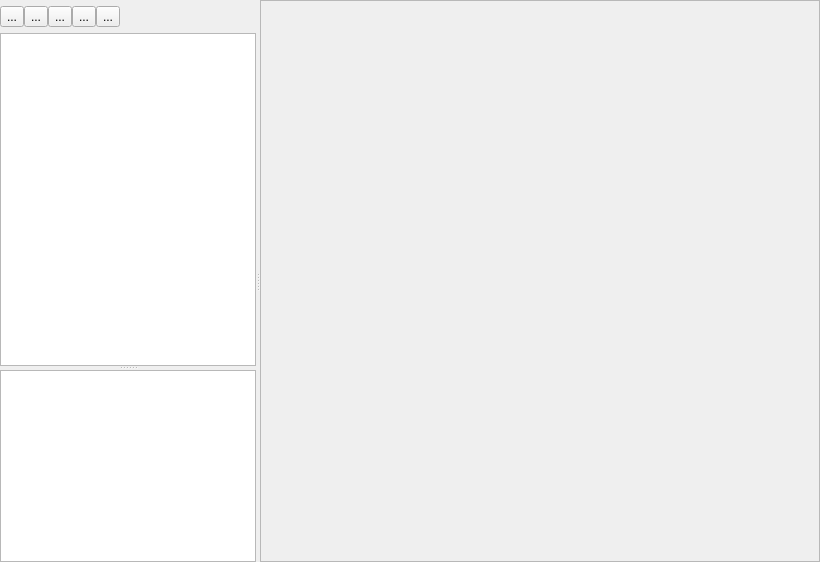
<?xml version="1.0" encoding="UTF-8"?>
<ui version="4.0">
 <class>Editor</class>
 <widget class="QWidget" name="Editor">
  <property name="geometry">
   <rect>
    <x>0</x>
    <y>0</y>
    <width>820</width>
    <height>562</height>
   </rect>
  </property>
  <property name="windowTitle">
   <string>Form</string>
  </property>
  <layout class="QHBoxLayout" name="horizontalLayout_2">
   <property name="leftMargin">
    <number>0</number>
   </property>
   <property name="topMargin">
    <number>0</number>
   </property>
   <property name="rightMargin">
    <number>0</number>
   </property>
   <property name="bottomMargin">
    <number>0</number>
   </property>
   <item>
    <widget class="QSplitter" name="splitter">
     <property name="sizePolicy">
      <sizepolicy hsizetype="Expanding" vsizetype="Preferred">
       <horstretch>0</horstretch>
       <verstretch>0</verstretch>
      </sizepolicy>
     </property>
     <property name="orientation">
      <enum>Qt::Horizontal</enum>
     </property>
     <widget class="QFrame" name="frame">
      <property name="sizePolicy">
       <sizepolicy hsizetype="Preferred" vsizetype="Preferred">
        <horstretch>0</horstretch>
        <verstretch>0</verstretch>
       </sizepolicy>
      </property>
      <property name="minimumSize">
       <size>
        <width>0</width>
        <height>0</height>
       </size>
      </property>
      <property name="baseSize">
       <size>
        <width>0</width>
        <height>0</height>
       </size>
      </property>
      <property name="frameShape">
       <enum>QFrame::NoFrame</enum>
      </property>
      <property name="frameShadow">
       <enum>QFrame::Raised</enum>
      </property>
      <property name="lineWidth">
       <number>1</number>
      </property>
      <layout class="QHBoxLayout" name="horizontalLayout">
       <property name="spacing">
        <number>0</number>
       </property>
       <property name="leftMargin">
        <number>0</number>
       </property>
       <property name="topMargin">
        <number>0</number>
       </property>
       <property name="rightMargin">
        <number>0</number>
       </property>
       <property name="bottomMargin">
        <number>0</number>
       </property>
       <item>
        <widget class="QSplitter" name="splitter_2">
         <property name="orientation">
          <enum>Qt::Vertical</enum>
         </property>
         <widget class="QFrame" name="frame_2">
          <property name="sizePolicy">
           <sizepolicy hsizetype="Preferred" vsizetype="Preferred">
            <horstretch>0</horstretch>
            <verstretch>1</verstretch>
           </sizepolicy>
          </property>
          <property name="frameShape">
           <enum>QFrame::NoFrame</enum>
          </property>
          <property name="frameShadow">
           <enum>QFrame::Raised</enum>
          </property>
          <property name="lineWidth">
           <number>1</number>
          </property>
          <layout class="QVBoxLayout" name="verticalLayout">
           <property name="spacing">
            <number>6</number>
           </property>
           <property name="leftMargin">
            <number>0</number>
           </property>
           <property name="topMargin">
            <number>6</number>
           </property>
           <property name="rightMargin">
            <number>0</number>
           </property>
           <property name="bottomMargin">
            <number>0</number>
           </property>
           <item>
            <layout class="QHBoxLayout" name="toolsLayout">
             <property name="spacing">
              <number>0</number>
             </property>
             <property name="leftMargin">
              <number>0</number>
             </property>
             <item>
              <widget class="QToolButton" name="editRoot">
               <property name="text">
                <string>...</string>
               </property>
               <property name="icon">
                <iconset resource="icons.qrc">
                 <normaloff>:/icons/table_edit.png</normaloff>:/icons/table_edit.png</iconset>
               </property>
              </widget>
             </item>
             <item>
              <widget class="QToolButton" name="addNode">
               <property name="text">
                <string>...</string>
               </property>
               <property name="icon">
                <iconset resource="icons.qrc">
                 <normaloff>:/icons/table_row_insert.png</normaloff>:/icons/table_row_insert.png</iconset>
               </property>
              </widget>
             </item>
             <item>
              <widget class="QToolButton" name="removeNode">
               <property name="text">
                <string>...</string>
               </property>
               <property name="icon">
                <iconset resource="icons.qrc">
                 <normaloff>:/icons/table_row_delete.png</normaloff>:/icons/table_row_delete.png</iconset>
               </property>
              </widget>
             </item>
             <item>
              <widget class="QToolButton" name="moveNodeUp">
               <property name="text">
                <string>...</string>
               </property>
               <property name="icon">
                <iconset resource="icons.qrc">
                 <normaloff>:/icons/arrow_up.png</normaloff>:/icons/arrow_up.png</iconset>
               </property>
              </widget>
             </item>
             <item>
              <widget class="QToolButton" name="moveNodeDown">
               <property name="text">
                <string>...</string>
               </property>
               <property name="icon">
                <iconset resource="icons.qrc">
                 <normaloff>:/icons/arrow_down.png</normaloff>:/icons/arrow_down.png</iconset>
               </property>
              </widget>
             </item>
             <item>
              <spacer name="horizontalSpacer">
               <property name="orientation">
                <enum>Qt::Horizontal</enum>
               </property>
               <property name="sizeHint" stdset="0">
                <size>
                 <width>40</width>
                 <height>20</height>
                </size>
               </property>
              </spacer>
             </item>
            </layout>
           </item>
           <item>
            <widget class="QTreeView" name="treeView">
             <property name="dragEnabled">
              <bool>true</bool>
             </property>
             <property name="dragDropMode">
              <enum>QAbstractItemView::DragDrop</enum>
             </property>
             <attribute name="headerVisible">
              <bool>false</bool>
             </attribute>
            </widget>
           </item>
          </layout>
         </widget>
         <widget class="QTableView" name="tableView">
          <property name="sizePolicy">
           <sizepolicy hsizetype="Expanding" vsizetype="Expanding">
            <horstretch>0</horstretch>
            <verstretch>0</verstretch>
           </sizepolicy>
          </property>
          <property name="selectionBehavior">
           <enum>QAbstractItemView::SelectRows</enum>
          </property>
          <attribute name="horizontalHeaderVisible">
           <bool>false</bool>
          </attribute>
          <attribute name="horizontalHeaderStretchLastSection">
           <bool>true</bool>
          </attribute>
          <attribute name="verticalHeaderVisible">
           <bool>false</bool>
          </attribute>
          <attribute name="verticalHeaderDefaultSectionSize">
           <number>20</number>
          </attribute>
         </widget>
        </widget>
       </item>
      </layout>
     </widget>
     <widget class="QScrollArea" name="scrollArea">
      <property name="sizePolicy">
       <sizepolicy hsizetype="Expanding" vsizetype="Expanding">
        <horstretch>1</horstretch>
        <verstretch>0</verstretch>
       </sizepolicy>
      </property>
      <property name="frameShape">
       <enum>QFrame::StyledPanel</enum>
      </property>
      <property name="frameShadow">
       <enum>QFrame::Sunken</enum>
      </property>
      <property name="widgetResizable">
       <bool>true</bool>
      </property>
      <widget class="QWidget" name="scrollAreaWidgetContents">
       <property name="geometry">
        <rect>
         <x>0</x>
         <y>0</y>
         <width>557</width>
         <height>560</height>
        </rect>
       </property>
      </widget>
     </widget>
    </widget>
   </item>
  </layout>
 </widget>
 <resources>
  <include location="icons.qrc"/>
 </resources>
 <connections/>
</ui>
